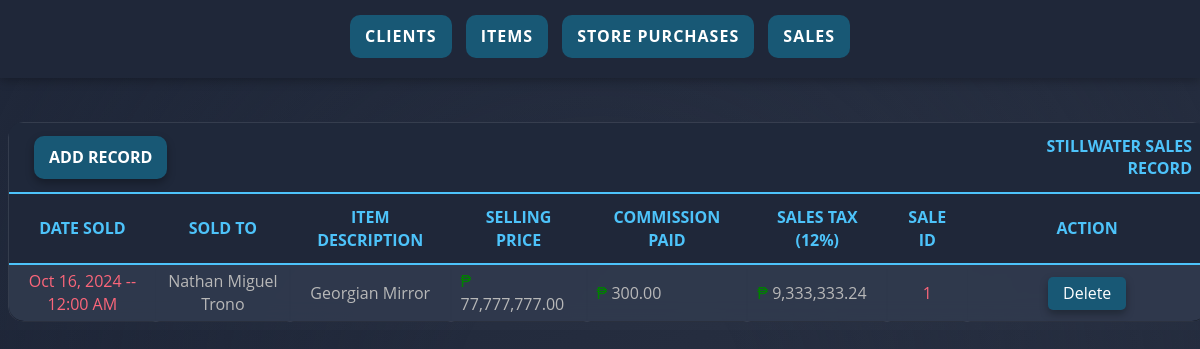
Page /htdocs/pt5_stillwaterDB/sales.php on the earlier database version.
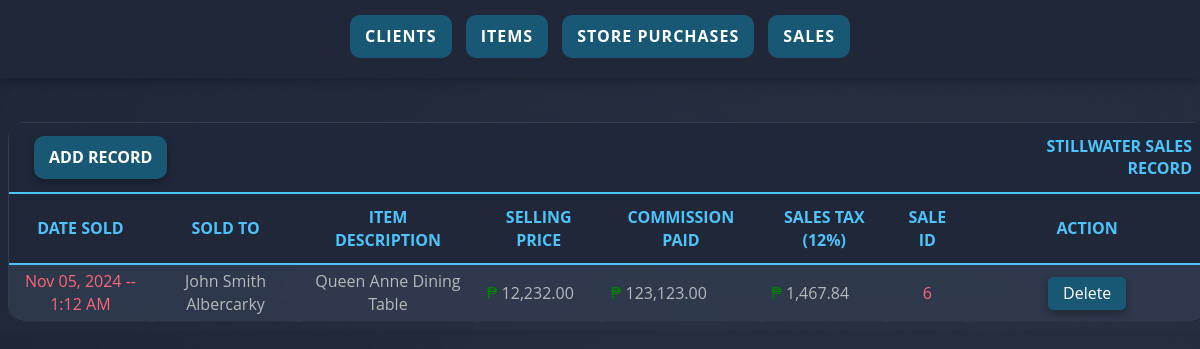
Same page on the later database version.
### tables this page shows
CREATE TABLE `sales` (
  `saleID` bigint(20) unsigned NOT NULL AUTO_INCREMENT,
  `commissionPaid` bigint(20) DEFAULT NULL,
  `sellingPrice` bigint(20) NOT NULL,
  `salesTax` decimal(10,0) NOT NULL,
  `date_sold` timestamp NOT NULL DEFAULT current_timestamp(),
  `ClientNumber` bigint(20) unsigned DEFAULT NULL,
  `item_num` int(11) NOT NULL,
  PRIMARY KEY (`saleID`),
  KEY `AllClients_Sales` (`ClientNumber`),
  KEY `Items_Sales` (`item_num`),
  CONSTRAINT `sales_ibfk_11` FOREIGN KEY (`item_num`) REFERENCES `items` (`item_num`),
  CONSTRAINT `sales_ibfk_5` FOREIGN KEY (`ClientNumber`) REFERENCES `allclients` (`ClientNumber`)
);

CREATE TABLE `allclients` (
  `ClientNumber` bigint(20) unsigned NOT NULL AUTO_INCREMENT,
  `givenName` varchar(100) DEFAULT NULL,
  `ClientAddress` varchar(255) DEFAULT NULL,
  `lastName` varchar(100) DEFAULT NULL,
  PRIMARY KEY (`ClientNumber`)
);

CREATE TABLE `items` (
  `item_num` int(11) NOT NULL AUTO_INCREMENT,
  `description` text DEFAULT NULL,
  `asking_price` bigint(20) DEFAULT NULL,
  `critiqued_comments` text DEFAULT NULL,
  `condition` text DEFAULT NULL,
  `item_type` text DEFAULT NULL,
  `is_sold` tinyint(1) DEFAULT 0,
  PRIMARY KEY (`item_num`)
);

### htdocs/pt5_stillwaterDB/sales.php (the view, shortened to what this page needs)
<!DOCTYPE html>
<html lang="en">
<head>
</head>
<link rel="stylesheet" href="css/style.css">
<?php
include("nav.php");
include("database.php");
$sql = "SELECT
    s.date_sold,
    s.sellingPrice,
    s.commissionPaid,
    s.saleID, s.ClientNumber,
    c.givenName,
    c.lastName,
    s.item_num,
    i.description
FROM sales s
INNER JOIN allclients c ON s.ClientNumber = c.ClientNumber
INNER JOIN items i ON s.item_num = i.item_num
ORDER BY s.date_sold ASC;";
$query = mysqli_query($conn, $sql);
?>
<body>
    <br><br><br><br><br>
    <div class="table-wrapper">
    <table class="container">
        <thead>
            <tr>
                <th class="th" colspan="7"><a href="insert_s.php">Add Record</a></th>
                <th align="right">Stillwater Sales Record</th>
            </tr>
            <tr align="center">
                <th>Date Sold</th>
                <th>Sold to</th>
                <th>Item Description</th>
                <th>Selling Price</th>
                <th>Commission Paid</th>
                <th>Sales Tax (12%)</th>
                <th>Sale ID</th>
                <th>Action</th>
            </tr>
        </thead>
        <tbody align="center">
            <?php
            while ($result = mysqli_fetch_assoc($query)) {
                $saleID = $result['saleID'];
                $description = $result['description'];
                $lastName = $result['lastName'];
                $givenName = ($result['givenName'] !== null) ? $result['givenName'] : 'N/A';
                $sellingPrice = $result['sellingPrice'] !== null ? number_format($result['sellingPrice'], 2) : ' 0.00';
                $commission = $result['commissionPaid'] !== null ? number_format($result['commissionPaid'], 2) : ' 0.00';
                $salesTax = $result['sellingPrice'] !== null ? $result['sellingPrice'] * 0.12 : 0;
                $formatSalesTax = number_format($salesTax, 2);
                $dateSold = !empty($result['date_sold']) ? date("M d, Y -- g:i A", strtotime($result['date_sold'])) : 'N/A';
            ?>
                <tr>
                    <td><?php echo $dateSold; ?></td>
                    <td><?php echo $givenName . ' ' . $lastName; ?></td>
                    <td><?php echo $description; ?></td>
                    <td align="left"><span style="color: green;">₱</span> <?php echo $sellingPrice; ?></td>
                    <td align="left"><span style="color: green;">₱</span> <?php echo $commission; ?></td>
                    <td align="left"><span style="color: green;">₱</span> <?php echo $formatSalesTax; ?></td>
                    <td style="color: #FB667A"><?php echo $saleID; ?></td>
                    <td align="center" width="20%" class="td">
                        <a href='sales.php?action=delete&saleID=<?php echo $result["saleID"]; ?>' onclick="return confirm('Are you sure you want to delete this record?');">Delete</a>
                    </td>
                </tr>
            <?php } ?>
        </tbody>
    </table>
    </div>
</body>
</html>

Differences in the rows shown:
removed sales: date_sold "Oct 16, 2024 -- 12:00 AM", ClientNumber.givenName "Nathan Miguel", ClientNumber.lastName "Trono", item_num.description "Georgian Mirror", sellingPrice "77,777,777.00", commissionPaid "300.00", sellingPrice "9,333,333.24", saleID "1"
added sales: date_sold "Nov 05, 2024 -- 1:12 AM", ClientNumber.givenName "John Smith", ClientNumber.lastName "Albercarky", item_num.description "Queen Anne Dining Table", sellingPrice "12,232.00", commissionPaid "123,123.00", sellingPrice "1,467.84", saleID "6"
